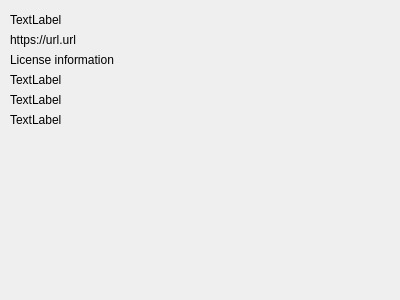
<?xml version="1.0" encoding="UTF-8"?>
<ui version="4.0">
 <class>AboutDialog</class>
 <widget class="QDialog" name="AboutDialog">
  <property name="geometry">
   <rect>
    <x>0</x>
    <y>0</y>
    <width>400</width>
    <height>300</height>
   </rect>
  </property>
  <property name="windowTitle">
   <string>Dialog</string>
  </property>
  <widget class="QLabel" name="labelProgramName">
   <property name="geometry">
    <rect>
     <x>10</x>
     <y>10</y>
     <width>381</width>
     <height>20</height>
    </rect>
   </property>
   <property name="text">
    <string>TextLabel</string>
   </property>
  </widget>
  <widget class="QLabel" name="label_2">
   <property name="geometry">
    <rect>
     <x>10</x>
     <y>70</y>
     <width>381</width>
     <height>20</height>
    </rect>
   </property>
   <property name="text">
    <string>TextLabel</string>
   </property>
  </widget>
  <widget class="QLabel" name="label_3">
   <property name="geometry">
    <rect>
     <x>10</x>
     <y>110</y>
     <width>381</width>
     <height>20</height>
    </rect>
   </property>
   <property name="text">
    <string>TextLabel</string>
   </property>
  </widget>
  <widget class="QLabel" name="label_4">
   <property name="geometry">
    <rect>
     <x>10</x>
     <y>90</y>
     <width>381</width>
     <height>20</height>
    </rect>
   </property>
   <property name="text">
    <string>TextLabel</string>
   </property>
  </widget>
  <widget class="QLabel" name="labelUrl">
   <property name="geometry">
    <rect>
     <x>10</x>
     <y>30</y>
     <width>381</width>
     <height>20</height>
    </rect>
   </property>
   <property name="text">
    <string>https://url.url</string>
   </property>
   <property name="textFormat">
    <enum>Qt::MarkdownText</enum>
   </property>
  </widget>
  <widget class="QLabel" name="labelLicense">
   <property name="geometry">
    <rect>
     <x>10</x>
     <y>50</y>
     <width>381</width>
     <height>20</height>
    </rect>
   </property>
   <property name="text">
    <string>License information</string>
   </property>
  </widget>
 </widget>
 <resources/>
 <connections/>
</ui>
